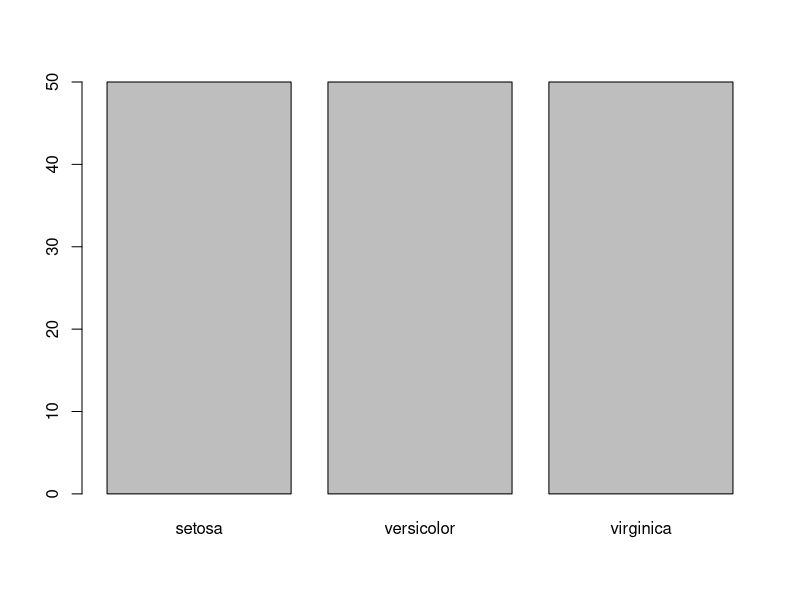
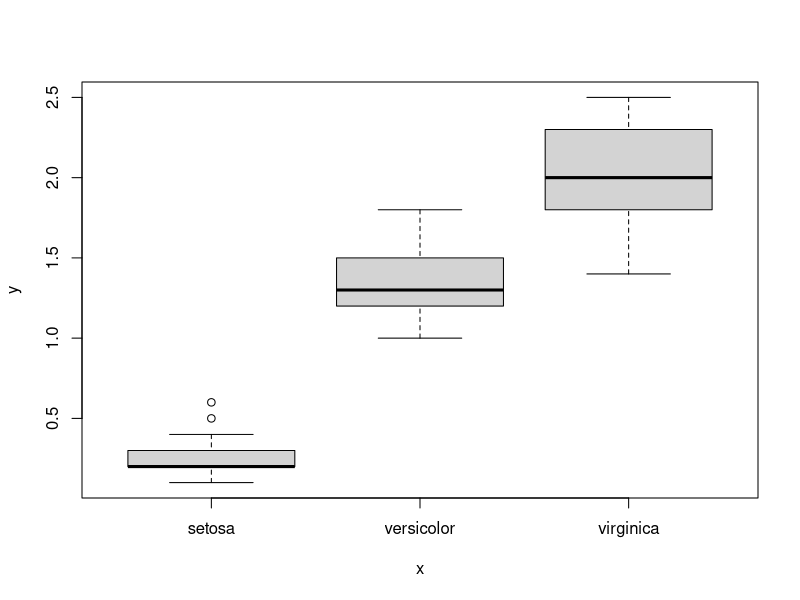
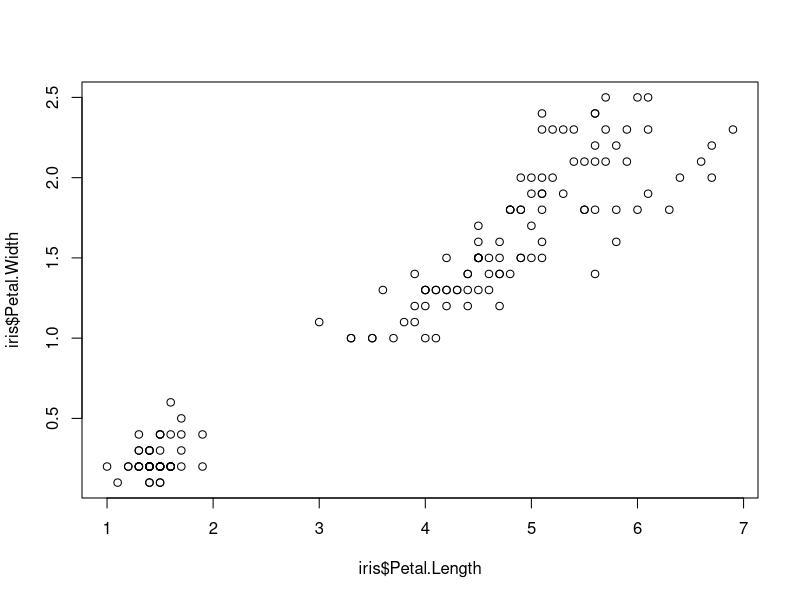
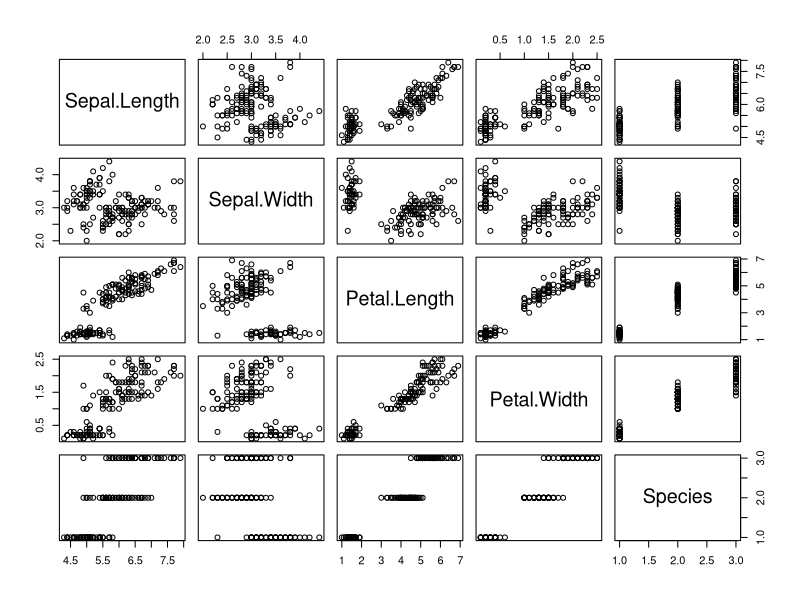
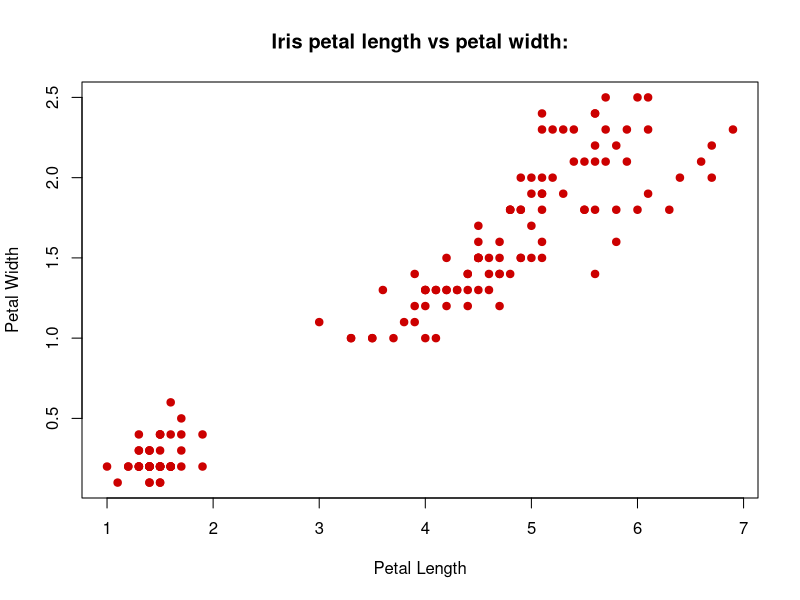
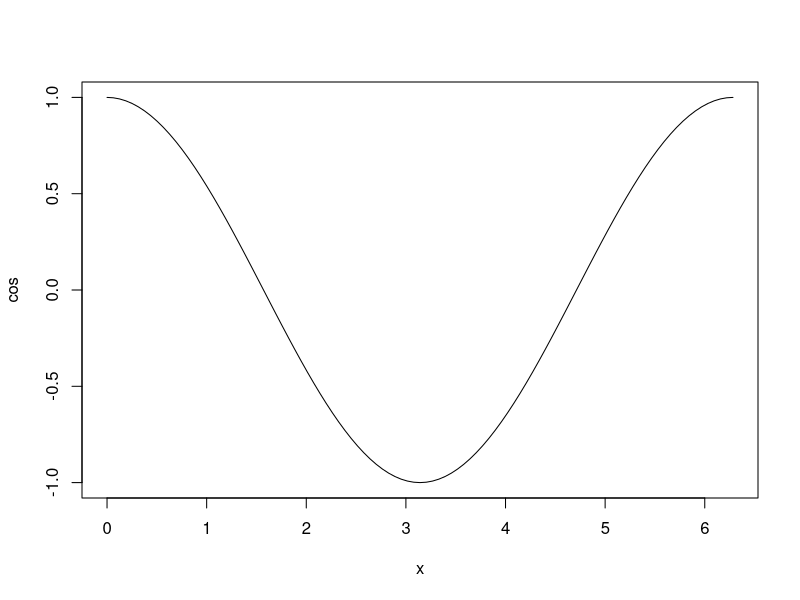
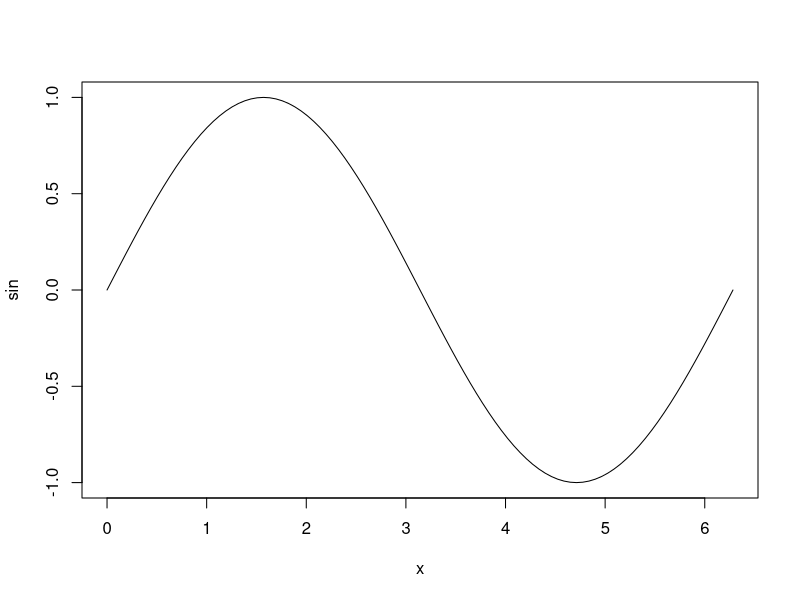
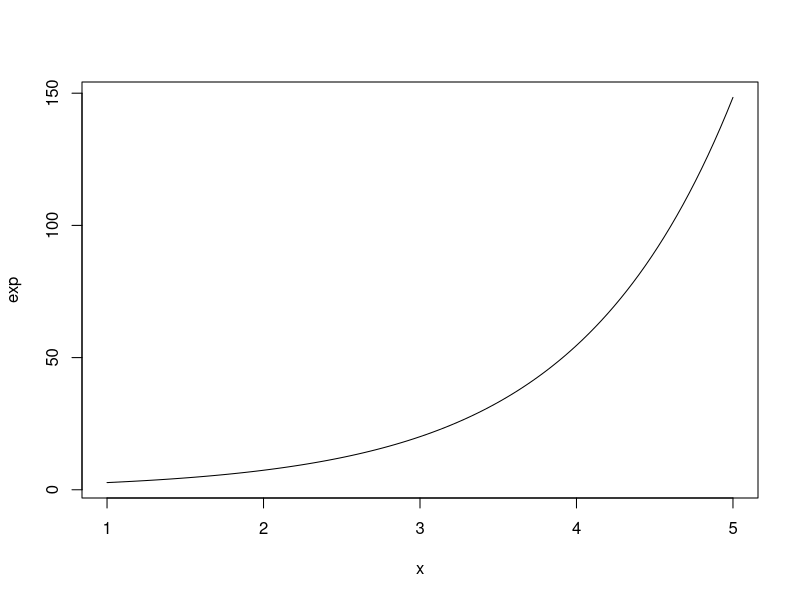

Reproduce these figures in R, in order.
# Course source: FreeCodeCamp https://www.youtube.com/watch?v=_V8eKsto3Ug
# R01_plot()

########## LOAD DATASET PACKAGES ##########
library(datasets)

########## LOAD DATA ##########
head(iris) # Show the first few lines of the dataset

plot(iris$Species)
plot(iris$Species, iris$Petal.Width)
plot(iris$Petal.Length, iris$Petal.Width)
plot(iris)

plot(iris$Petal.Length, iris$Petal.Width,
     col = "#cc0000",    # Color
     pch = 19,           # Filled circle
     main = "Iris petal length vs petal width:",
     xlab = "Petal Length",
     ylab = "Petal Width"
     )

########## PLOT MATH FUNCTIONS ##########

plot(cos, 0, 2*pi)
plot(sin, 0, 2*pi)

plot(exp, 1, 5)
plot(dnorm, -3, +3) # Density of a normal distribution
